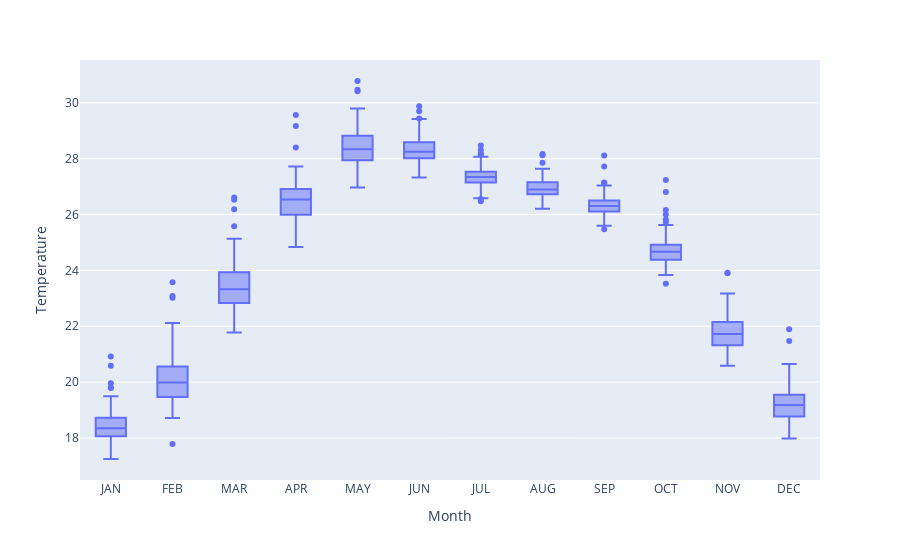

Notebook code cell kept with this figure:
### Code cell
fig = px.box(df1,"Month", "Temperature")
fig.show()

### Figure 1 — Plotly figure (JSON) as saved in the notebook; plotly's stock layout.template omitted (floating-point values rounded to 4 significant figures; data arrays with more than 128 entries replaced by an {"elided": "..."} marker saying what was removed)
{"data": [{"alignmentgroup": "True", "hovertemplate": "Month=%{x}<br>Temperature=%{y}<extra></extra>", "legendgroup": "", "marker": {"color": "#636efa"}, "name": "", "notched": false, "offsetgroup": "", "orientation": "v", "showlegend": false, "type": "box", "x": {"elided": "1404 str values"}, "x0": " ", "xaxis": "x", "y": {"elided": "1404 float values"}, "y0": " ", "yaxis": "y"}], "layout": {"boxmode": "group", "legend": {"tracegroupgap": 0}, "margin": {"t": 60}, "xaxis": {"anchor": "y", "domain": [0, 1], "title": {"text": "Month"}}, "yaxis": {"anchor": "x", "domain": [0, 1], "title": {"text": "Temperature"}}}}
